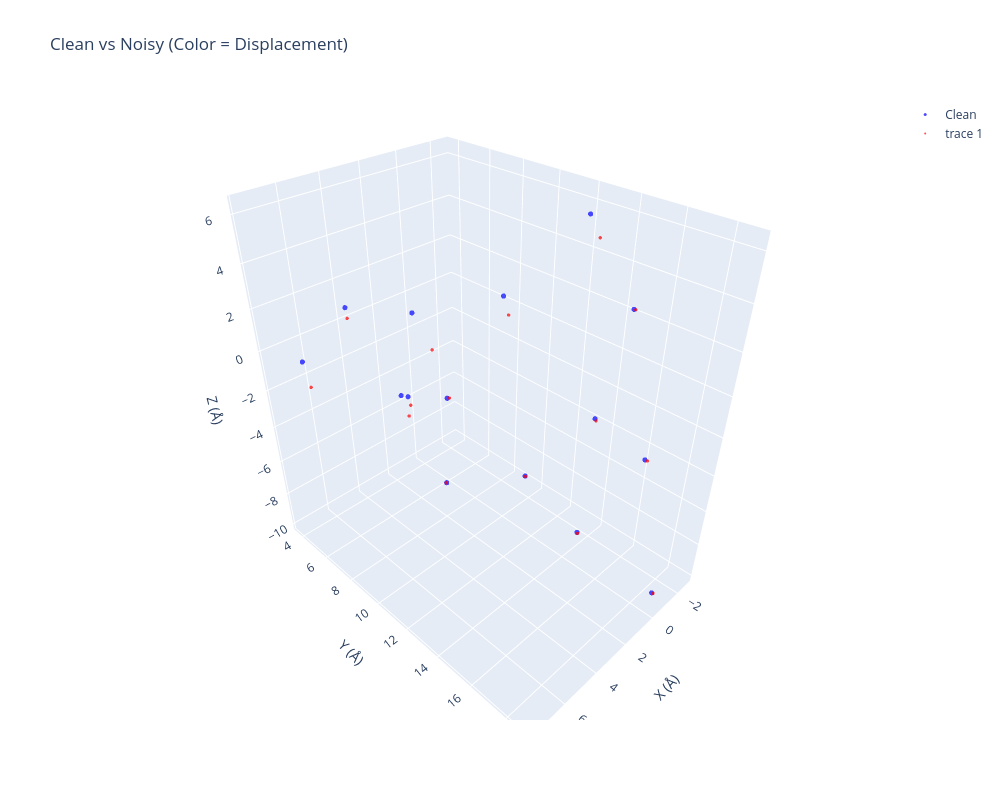
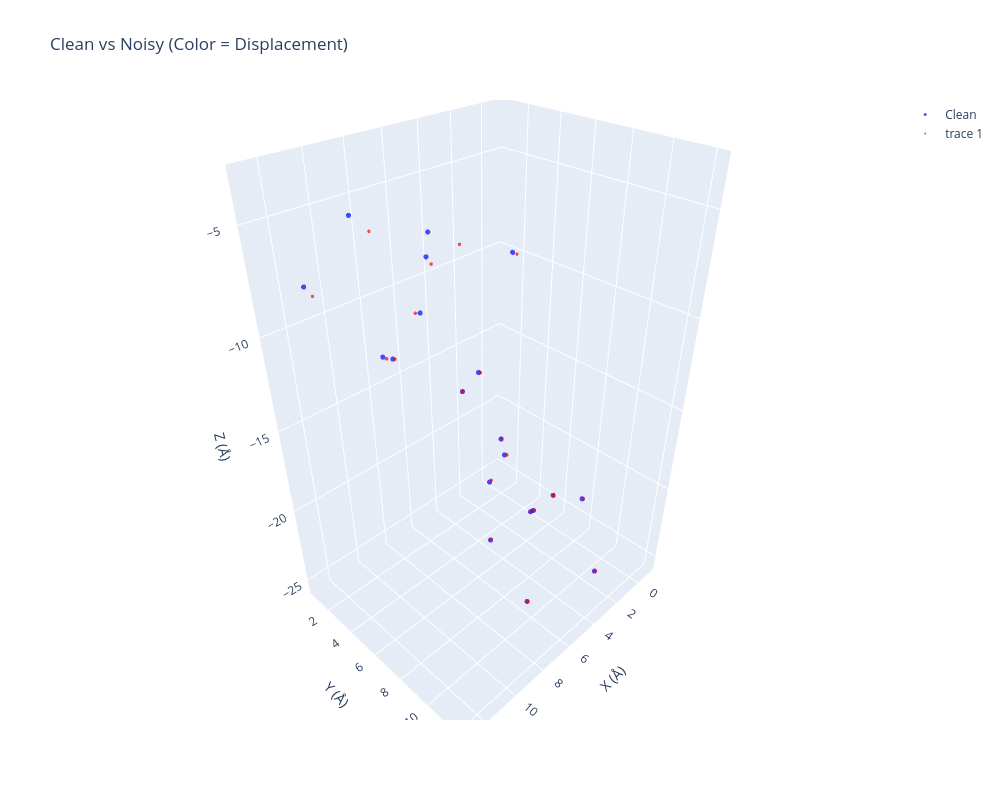

Notebook code for these charts, in order:
### Markdown cell above
# 全链长，bb分析

### Code cell
import torch
import numpy as np
import plotly.graph_objects as go

def interactive_visualize(
    coords_clean: torch.Tensor,
    coords_noisy: torch.Tensor,
    atom_idx: int = 1,  # CA  # 1
    output_html: str = None
):
    """Plotly 交互式 3D 图，可旋转缩放，适合调试"""
    clean_ca = coords_clean[:, atom_idx].cpu().numpy()
    noisy_ca = coords_noisy[:, atom_idx].cpu().numpy()
    displacement = np.linalg.norm(clean_ca - noisy_ca, axis=1)
    
    fig = go.Figure()
    
    # 原始结构
    fig.add_trace(go.Scatter3d(
        x=clean_ca[:, 0], y=clean_ca[:, 1], z=clean_ca[:, 2],
        mode='markers',
        name='Clean',
        line=dict(width=2, color='blue'),
        marker=dict(size=3, color='blue', opacity=0.7)
    ))
    
    # 加噪结构（用颜色编码位移大小）
    fig.add_trace(go.Scatter3d(
        x=noisy_ca[:, 0], y=noisy_ca[:, 1], z=noisy_ca[:, 2],
        # mode='lines+markers',
        # name='Noisy',
        # marker=dict(
        #     size=5,
        #     color=displacement,
        #     colorscale='RdYlBu_r',  # 红=大扰动，蓝=小扰动
        #     colorbar=dict(title="Displacement (Å)"),
        #     opacity=0.8
        # )
        mode='markers',
        # name='Noisy',
        line=dict(width=1, color='red'),
        marker=dict(size=2, color='red', opacity=0.7)
    ))
    
    fig.update_layout(
        title="Clean vs Noisy (Color = Displacement)",
        scene=dict(
            xaxis_title='X (Å)',
            yaxis_title='Y (Å)',
            zaxis_title='Z (Å)',
            aspectmode='data'  # 保持 1:1:1 比例
        ),
        width=1000,
        height=800
    )
    
    if output_html:
        fig.write_html(output_html)
        print(f"✅ Interactive plot saved: {output_html}")
    
    fig.show()
    # return fig


# save
"""

# 预测对比原始数据
torch.save({
    'perturb': inputs['cord-p'],
    'pre': pred,
    'clean': tgt
}, '/root/private_data/luog/codex/IgGM/see/seefile/perturb_per_clean.pt')


"""


# 加载文件
loaded_dict = torch.load(
    '/root/private_data/luog/codex/IgGM2/see/seefile/S28_1780929112.pt',
    map_location='cpu',    
    weights_only=True       
)

# 使用


# interactive_visualize(
#     coords_clean = loaded_dict['clean'].squeeze(0).detach()[20:35,:,:] ,
#     coords_noisy = loaded_dict['perturb'].squeeze(0).detach()[20:35,:,:] ,
# )
# interactive_visualize(
#     coords_clean = loaded_dict['perturb'].squeeze(0).detach() ,
#     coords_noisy = loaded_dict['pre'].squeeze(0).detach() ,
# )

interactive_visualize(
    coords_clean = loaded_dict['clean'].squeeze(0).detach()[20:35,:,:] ,
    coords_noisy = loaded_dict['pre'].squeeze(0).detach()[20:35,:,:] ,
)

interactive_visualize(
    coords_clean = loaded_dict['clean'].squeeze(0).detach()[50:70,:,:] ,
    coords_noisy = loaded_dict['pre'].squeeze(0).detach()[50:70,:,:] ,
)


# interactive_visualize(
#     coords_clean = loaded_dict['clean'].squeeze(0).detach() ,
#     coords_noisy = loaded_dict['perturb'].squeeze(0).detach(),
# )
# interactive_visualize(
#     coords_clean = loaded_dict['clean'].squeeze(0).detach(),
#     coords_noisy = loaded_dict['pre'].squeeze(0).detach(),
# )

### Figure 1 — Plotly figure (JSON) as saved in the notebook; plotly's stock layout.template omitted (floating-point values rounded to 4 significant figures)
{"data": [{"line": {"color": "blue", "width": 2}, "marker": {"color": "blue", "opacity": 0.7, "size": 3}, "mode": "markers", "name": "Clean", "type": "scatter3d", "x": [-0.5614, 1.884, -0.5734, 2.247, -1.484, -1.092, 2.927, 4.211, 5.255, 7.545, 3.842, 3.241, 0.3626, 1.409, -2.724], "y": [18.68, 16.07, 17.3, 16.63, 15.31, 13.17, 12.61, 8.919, 9.194, 5.831, 3.73, 7.061, 6.474, 7.39, 9.08], "z": [-9.606, -5.992, -2.801, 0.3515, 2.918, 6.219, 4.089, 2.508, -0.7575, 0.3725, 0.6925, -2.811, -4.569, -8.849, -9.869]}, {"line": {"color": "red", "width": 1}, "marker": {"color": "red", "opacity": 0.7, "size": 2}, "mode": "markers", "type": "scatter3d", "x": [-0.5874, 1.913, -0.5874, 2.288, -1.462, -0.9156, 3.084, 4.35, 5.319, 7.756, 4.084, 3.217, 0.2876, 1.413, -2.712], "y": [18.74, 16.12, 17.4, 16.71, 15.39, 13.83, 13.03, 10.19, 9.705, 6.58, 4.174, 7.189, 6.55, 7.362, 9.112], "z": [-9.62, -5.995, -2.808, 0.3173, 2.942, 5.536, 3.536, 1.427, -1.484, -0.4132, 0.411, -3.23, -4.558, -8.87, -9.87]}], "layout": {"height": 800, "scene": {"aspectmode": "data", "xaxis": {"title": {"text": "X (Å)"}}, "yaxis": {"title": {"text": "Y (Å)"}}, "zaxis": {"title": {"text": "Z (Å)"}}}, "title": {"text": "Clean vs Noisy (Color = Displacement)"}, "width": 1000}}

### Figure 2 — Plotly figure (JSON) as saved in the notebook; plotly's stock layout.template omitted (floating-point values rounded to 4 significant figures)
{"data": [{"line": {"color": "blue", "width": 2}, "marker": {"color": "blue", "opacity": 0.7, "size": 3}, "mode": "markers", "name": "Clean", "type": "scatter3d", "x": [4.288, 8.701, 10.51, 12.14, 12.88, 10.69, 7.648, 7.268, 3.456, 1.945, 0.8606, 1.329, -0.9874, 2.691, 4.084, 5.788, 3.443, 5.125, 5.586, 8.253], "y": [6.472, 6.008, 8.301, 6.14, 3.793, 5.355, 4.188, 1.451, 3.525, 0.6585, 2.728, 2.266, 5.428, 6.999, 5.081, 9.482, 11.9, 8.863, 12.2, 9.935], "z": [-6.982, -5.961, -3.795, -3.356, -6.56, -9.903, -9.465, -13.15, -14.7, -17.95, -20.83, -24.15, -24.69, -22.49, -25.15, -25.35, -22.98, -19.75, -16.47, -13.76]}, {"line": {"color": "red", "width": 1}, "marker": {"color": "red", "opacity": 0.7, "size": 2}, "mode": "markers", "type": "scatter3d", "x": [4.163, 8.522, 7.834, 10.44, 12.73, 10.26, 7.608, 7.163, 3.413, 1.913, 0.7876, 1.163, -0.9624, 2.663, 4.038, 5.788, 3.413, 5.163, 5.538, 8.163], "y": [6.612, 6.089, 6.987, 4.868, 4.054, 5.01, 3.8, 1.487, 3.612, 0.6747, 2.737, 2.237, 5.487, 7.05, 5.05, 9.518, 11.92, 8.893, 12.24, 9.987], "z": [-7.058, -6.292, -5.417, -4.761, -6.917, -10.32, -9.636, -13.18, -14.7, -17.95, -20.84, -24.12, -24.65, -22.46, -25.12, -25.34, -23.0, -19.72, -16.47, -13.78]}], "layout": {"height": 800, "scene": {"aspectmode": "data", "xaxis": {"title": {"text": "X (Å)"}}, "yaxis": {"title": {"text": "Y (Å)"}}, "zaxis": {"title": {"text": "Z (Å)"}}}, "title": {"text": "Clean vs Noisy (Color = Displacement)"}, "width": 1000}}
